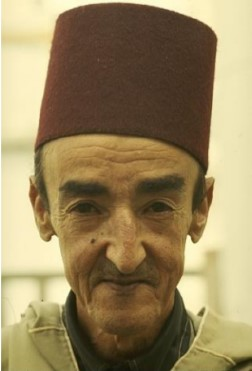
#> input picture old_man.jpg, 252 x 371 px, found by its file name
$ jupyter execute Image_processing_filters_final.ipynb   (older library calls are emulated)
#> lines starting #> are read from the running program, lines starting #| are printed output that depends on the picture; after the words box and inside, x2 and y2 are one past the last pixel; in counts of white or black regions, pixels touching at a corner belong together
<a href="https://colab.research.google.com/github/shimaaahmedd/Image-processing/blob/main/Image_processing_filters_final.ipynb" target="_parent"></a>

[cell 1]
import cv2
import numpy as np
import matplotlib.pyplot as plt
from google.colab.patches import cv2_imshow
from scipy import signal
from google.colab import drive
drive.mount('/content/drive')

# **Image Cartoonifying**

**Reading and converting to gray scale**

[cell 2]
img = cv2.imread("/content/drive/MyDrive/Image processing/old_man.jpg")
#> img is the input picture: shape (371, 252, 3); mean B, G, R 95.1, 134.3, 152.6
img_gray = cv2.imread("/content/drive/MyDrive/Image processing/old_man.jpg", 0)
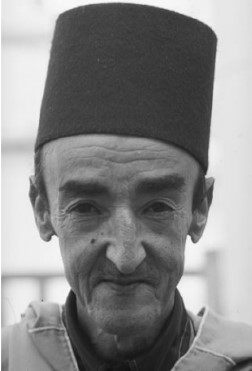
#> img_gray: shape (371, 252); min 16, max 255, mean 135.3
cv2_imshow(img)
cv2_imshow(img_gray)
img_gray.shape
#> Out = (371, 252)

**Median filter to reduce noise and preserve the edge**

[cell 3]
img_median = cv2.medianBlur(img_gray, 5)  # order of submatrix (5, 5)
cv2_imshow(img_median)

**Laplacian filter to detect edge**

[cell 4]
img_laplacian = cv2.Laplacian(img_median,cv2.CV_64F, ksize=5)
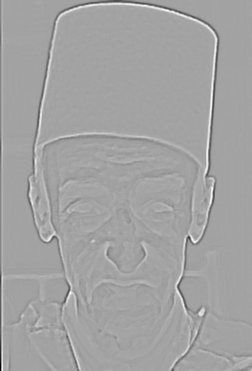
#> img_laplacian: shape (371, 252) float64; min -4552, max 2570, mean -3; drawn with min black and max white
cv2_imshow(img_laplacian)

**Thresholding**

[cell 5]
ret, thresh = cv2.threshold(img_laplacian, 170, 255, cv2.THRESH_BINARY_INV)
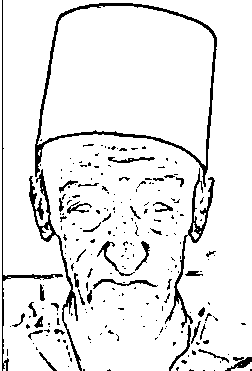
#> thresh: shape (371, 252) float64; 91.6% white; black in thin lines or dots
cv2_imshow(thresh)

**Generating a color painting and a cartoon**

**Resize image**

[cell 6]
img_resized = cv2.resize(img, (int(img.shape[1]/2), int(img.shape[0]/2)))
cv2_imshow(img_resized)
img_resized.shape
#> Out = (185, 126, 3)

**Bilateral filter**

[cell 7]
img_bilateral = cv2.bilateralFilter(img_resized, 9, 9, 7)
for i in range(3):
  img_bilateral = cv2.bilateralFilter(img_bilateral, 9, 9, 7)
cv2_imshow(img_bilateral)

**Resize it to original photo**

[cell 8]
img_large = cv2.resize(img_bilateral, (img.shape[1], img.shape[0]))
cv2_imshow(img_large)
img_large.shape
#> Out = (371, 252, 3)

**Change Edge from gray to RGB**

[cell 9]
data = thresh.astype(np.uint8)
#> data: shape (371, 252); 91.6% white; black in thin lines or dots
thresh = cv2.cvtColor(data,cv2.COLOR_GRAY2RGB)
#> thresh: shape (371, 252, 3); 91.6% white; black in thin lines or dots
thresh.shape
#> Out = (371, 252, 3)

[cell 10]
img_cartoon = cv2.bitwise_and(img_large, thresh)
cv2_imshow(img_cartoon)

# **Road Lane Detection Using Hough Transform**

**Read image and change to gray scale**

[cell 11]
road_img = cv2.imread("/content/drive/MyDrive/Image processing/testHough1.png")
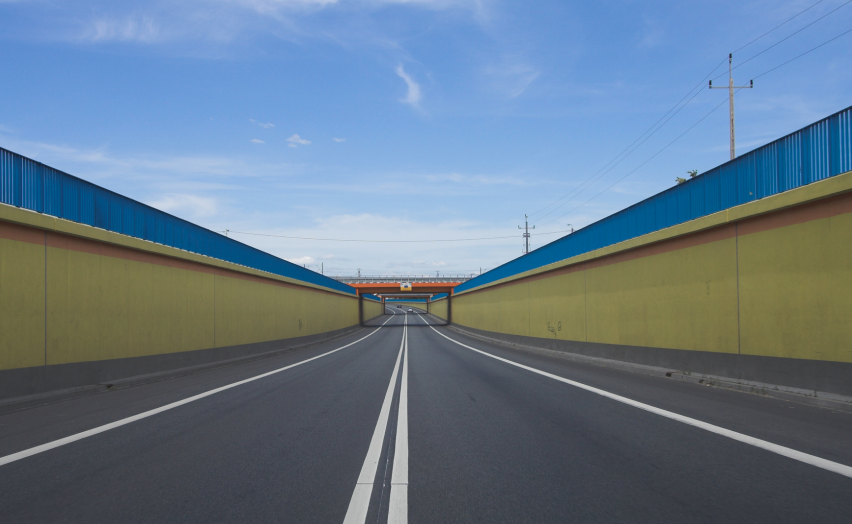
#> input picture testHough1.png, 852 x 524 px, found by its file name
#> road_img is the input picture: shape (524, 852, 3); mean B, G, R 139.6, 121.8, 102.2
road_img_gray = cv2.imread("/content/drive/MyDrive/Image processing/testHough1.png", 0)
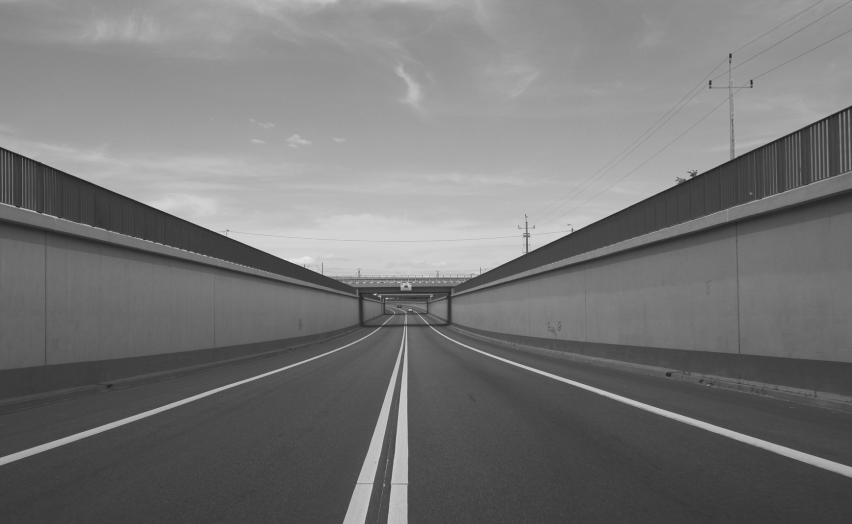
#> road_img_gray: shape (524, 852); min 30, max 233, mean 117.5
cv2_imshow(road_img)
cv2_imshow(road_img_gray)
print(road_img_gray.shape)
#| (524, 852)
road_img.shape
#> Out = (524, 852, 3)

**Smoothing using median filter**

[cell 12]
road_img_median = cv2.medianBlur(road_img_gray, 11)  # order of submatrix (11, 11)
cv2_imshow(road_img_median)
road_img_median.min(), road_img_median.max()
#> Out = (48, 217)

**Canny built in as a reference**

[cell 13]
mid = cv2.Canny(road_img_median, 30, 170)
#> mid: shape (524, 852); 1% white in thin lines or dots, all inside (x1, y1, x2, y2) = (0, 106, 852, 524)
cv2_imshow(mid)

**Canny's from scratch**

**Gradients**

[cell 14]
filter_x = np.array([[-1, 0, 1], [-2, 0, 2], [-1, 0, 1]])      #Sobel filter
filter_y = np.array([[1, 2, 1], [0, 0, 0], [-1, -2, -1]])      #Sobel filter flipped transpose
Ix = signal.convolve2d(road_img_median, filter_x, mode='same') #output has same  size
Iy = signal.convolve2d(road_img_median, filter_y, mode='same') #output has same  size
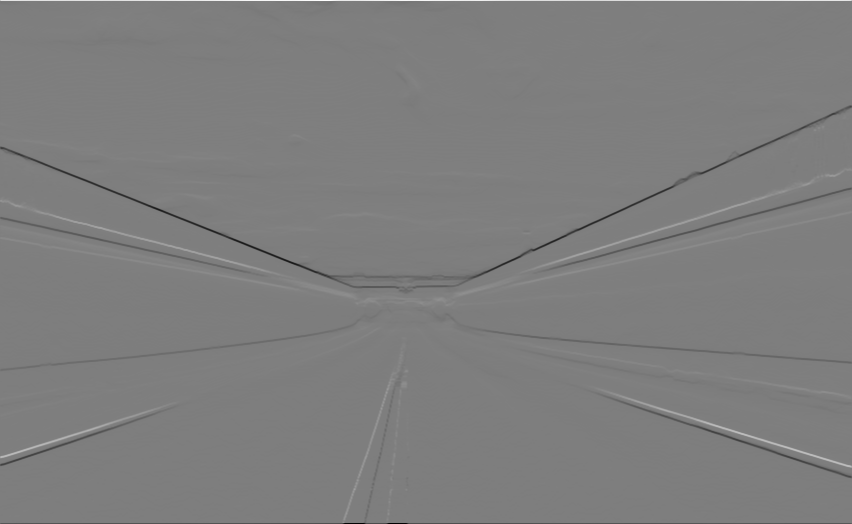
#> Iy: shape (524, 852) int64; min -739, max 752, mean -0.7; drawn with min black and max white
grad_mag = np.sqrt(np.square(Ix) + np.square(Iy))
grad_phase = np.arctan2(Iy, Ix)
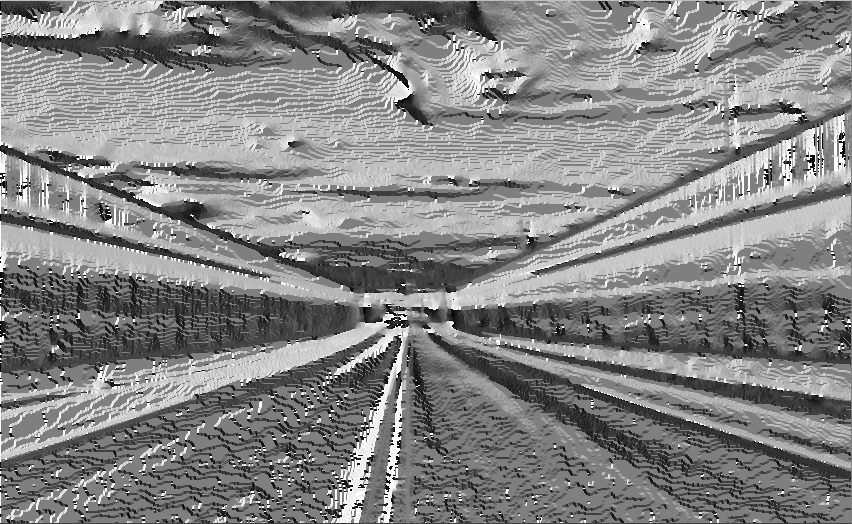
#> grad_phase: shape (524, 852) float64; min -3.14, max 3.14, mean 0.143; drawn with min black and max white
grad_phase = np.rad2deg(grad_phase)
grad_phase += 180
cv2_imshow(grad_mag)
grad_mag.shape
#> Out = (524, 852)

**Non-Max suppression**

[cell 15]
initate_mat = np.zeros((grad_mag.shape[0], grad_mag.shape[1]))
for i in range(1, grad_mag.shape[0] - 1):
  for j in range(1, grad_mag.shape[1] - 1):
    q = 255
    r = 255
    if (0 <= grad_phase[i,j] < 22.5) or (337.5 <= grad_phase[i,j] <= 360):
          q = grad_mag[i, j-1]
          r = grad_mag[i, j+1]
    elif (22.5 <= grad_phase[i,j] < 67.5) or (202.5 <= grad_phase[i,j] < 247.5):
          q = grad_mag[i+1, j-1]
          r = grad_mag[i-1, j+1]
    elif (67.5 <= grad_phase[i,j] < 112.5) or (247.5 <= grad_phase[i,j] < 292.5):
           q = grad_mag[i-1, j]
           r = grad_mag[i+1, j]
    else:
          q = grad_mag[i-1, j-1]
          r = grad_mag[i+1, j+1]
    if (grad_mag[i,j] >= q) and (grad_mag[i,j] >= r):
        initate_mat[i,j] = grad_mag[i,j]
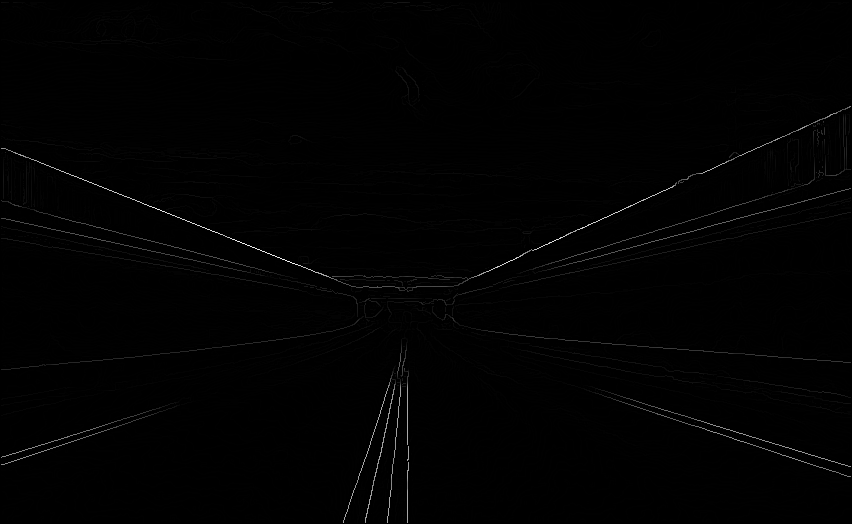
#> initate_mat: shape (524, 852) float64; min 0, max 647.3, mean 4.5; drawn with min black and max white
cv2_imshow(initate_mat)
initate_mat.shape

**Threshold**

[cell 16]
highThreshold = initate_mat.max()*0.1
#> highThreshold = 64.73
lowThreshold = initate_mat.max()
#> lowThreshold = 647.3
result = np.zeros(initate_mat.shape)
strong = 255
weak = 0
strong_i, strong_j = np.where(initate_mat >= highThreshold)
#> strong_i = 5386 values from 2 to 522; strong_j = 5386 values, max 850 at index 2, min 1 at index 218, mean 453.2
weak_i, weak_j = np.where((initate_mat <= highThreshold) & (initate_mat >= lowThreshold))
#> weak_i = empty array; weak_j = empty array
result[strong_i, strong_j] = strong
result[weak_i, weak_j] = weak
cv2_imshow(result)
result.shape

**Region of interest**

[cell 17]
height = result.shape[0]
width = result.shape[1]
roi_vertices = [(0,height),(3,height*0.4),(5,height*0.7),(width-5,height*0.7),(width-3,height*0.1),(width,height)]
mask = np.zeros_like(result)
cv2.fillPoly(mask,np.int32([roi_vertices]),255)
#> mask: shape (524, 852) float64; 30.4% white; 1 white region, box (x1, y1, x2, y2) and area: (0, 52, 852, 524) 135868
masked_image=cv2.bitwise_and(result,mask)
cv2_imshow(masked_image)
masked_image.shape

**Hough Transform lines**

[cell 18]
height, width = masked_image.shape                      # we need heigth and width to calculate the diag
img_diagonal = np.ceil(np.sqrt(height**2 + width**2))   # max rho is the diagonal
rhos = np.arange(-img_diagonal, img_diagonal, 1)
thetas = np.deg2rad(np.arange(-90, 90, 1))
hough_space=np.zeros((len(rhos), len(thetas)), dtype=np.uint64)

y_idxs, x_idxs = np.nonzero(masked_image)               # find all edge (nonzero) pixel indexe
for i in range(len(x_idxs)):                            # cycle through edge points
    x = x_idxs[i]
    y = y_idxs[i]
    for j in range(len(thetas)): # cycle through thetas and calc rho
        rho = int((x * np.cos(thetas[j]) +
                   y * np.sin(thetas[j])) + img_diagonal)
        hough_space[rho, j] += 1
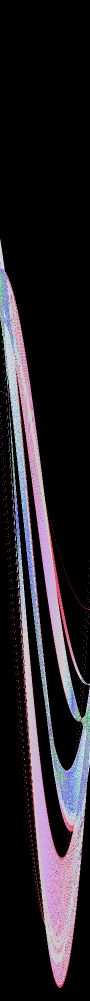
#> hough_space: shape (2002, 180) uint64 (shown at 1/2 size); 79 distinct labels, from 0 to 220; one colour per label, 0 black
cv2_imshow(hough_space)

**Changing rho and theta to equation of line and drawing them**

[cell 19]
line_image = np.zeros(road_img.shape)
img = np.copy(road_img)
indicies =  np.argpartition(hough_space.flatten(), -2)[-7:]             #Getting max 7 votes after partition and flatten #argpartition it partions the given array (arrange)
indicies= np.vstack(np.unravel_index(indicies, hough_space.shape)).T    #unravel_index convert indicies to the shape of hough space  # stack the indexes to be each in a row
for i in range(len(indicies)):
    rho = rhos[indicies[i][0]]
    theta = thetas[indicies[i][1]]
    a = np.cos(theta)
    b = np.sin(theta)
    x0 = a * rho
    y0 = b * rho
    x1 = int(x0 + 1500 * (-b))
    y1 = int(y0 + 1500 * (a))
    x2 = int(x0 - 1500 * (-b))
    y2 = int(y0 - 1500 * (a))
    cv2.line(line_image, (x1, y1), (x2, y2),(0, 255, 0), 3)
cv2_imshow(line_image)

**Getting the Region of interest of lines and masking it with original photo**

[cell 20]
mask_temp = mask.copy()
mask_temp = mask_temp.astype(np.uint8)                  #cv2.cvtColor accepts 8 bits only
mask_rgb = cv2.cvtColor(mask_temp, cv2.COLOR_GRAY2RGB)  #changing to RGB to mask correctly
line_image = line_image.astype(np.uint8)
cut_line=cv2.bitwise_and(line_image, mask_rgb)
final_image = cv2.bitwise_or(img, cut_line)
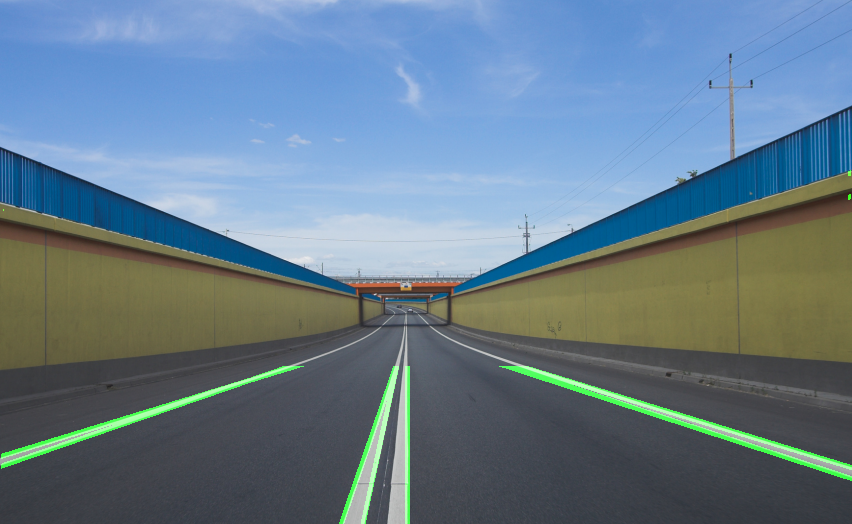
#> final_image: shape (524, 852, 3); mean B, G, R 139.6, 124.3, 102.2
cv2_imshow(final_image)
